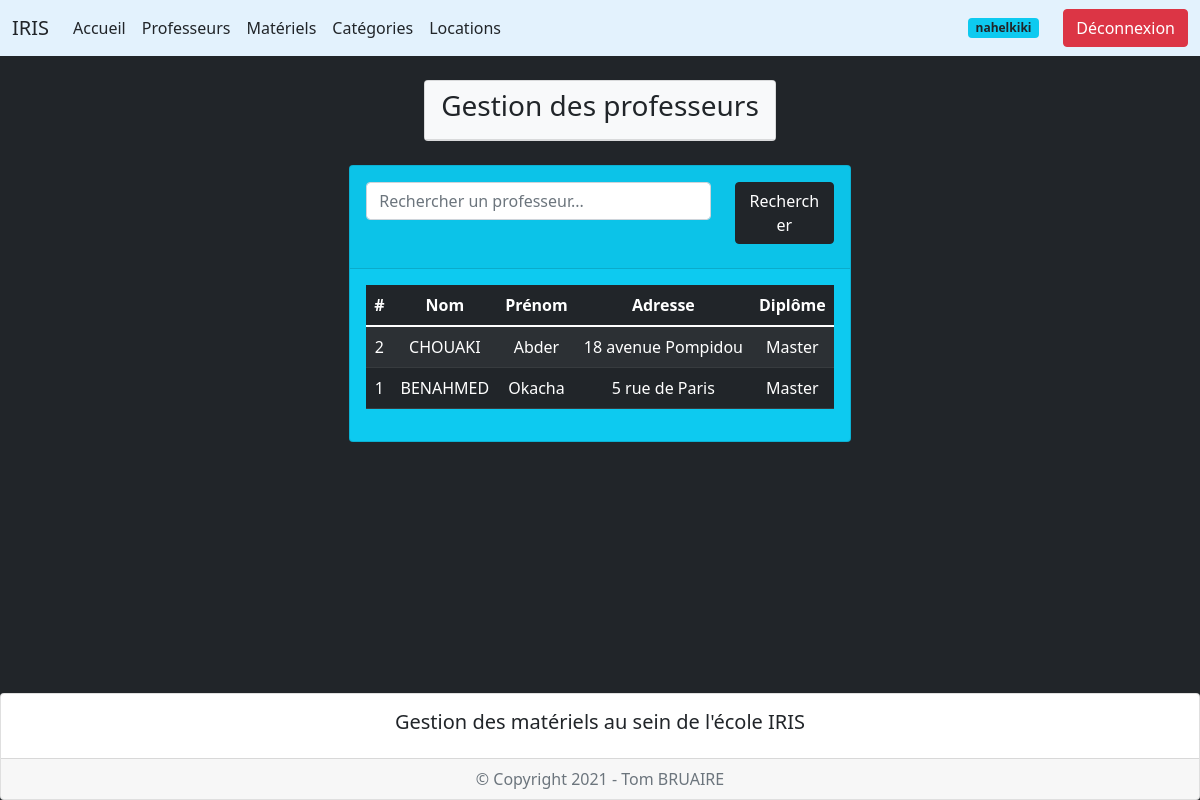
The page /index.php?page=1 (signed in) on the database its author committed.
### tables this page shows
create table professeurs (
    idprofesseur int(3) not null auto_increment,
    nomprofesseur varchar(50),
    prenomprofesseur varchar(50),
    adresseprofesseur varchar(255),
    diplomeprofesseur varchar(50),
    primary key (idprofesseur)
);

### controleur/config_db.php (called while the page is built)
<?php
$server = "localhost";
$bdd = "iris";
$user = "root";
$mdp = "";
?>

### controleur/controleur.class.php (called while the page is built, shortened)
<?php
require_once("modele/modele.class.php");
class Controleur {
    private $unModele;
    public function __construct($server, $bdd, $user, $mdp) {
        $this->unModele = new Modele($server, $bdd, $user, $mdp);
    }
    public function setTable($uneTable) {
        $this->unModele->setTable($uneTable);
    }
    public function selectAll($chaine = "*", $orderby) {
        return $this->unModele->selectAll($chaine, $orderby);
    }
}
?>

### vue/vue_professeurs.php (the view, shortened to what this page needs)
<div class="container mt-4 mb-5">
    <div class="row d-flex justify-content-center">
        <div class="col-auto">
            <div class="card bg-info">
                <div class="card-header">
                    <form method="post" action="" class="mt-2">
                        <div class="row mb-3">
                            <div class="col-9">
                                    <input type="search" name="mot" id="mot" placeholder="Rechercher un professeur..." class="form-control">
                            </div>
                            <div class="col-3">
                                <button type="submit" name="Rechercher" class="btn btn-dark w-100">Rechercher</button>
                            </div>
                        </div>
                    </form>
                </div>
                <div class="card-body">
                    <div class="table-responsive">
                        <table class="table table-dark table-striped text-center">
                            <thead>
                                <tr>
                                    <th scope="col">#</th>
                                    <th scope="col">Nom</th>
                                    <th scope="col">Prénom</th>
                                    <th scope="col">Adresse</th>
                                    <th scope="col">Diplôme</th>
                                </tr>
                            </thead>
                            <tbody>
                            <?php foreach ($lesProfs as $unProf) { ?>
                                <tr>
                                    <td><?= $unProf['idprofesseur']; ?></td>
                                    <td><?= $unProf['nomprofesseur']; ?></td>
                                    <td><?= $unProf['prenomprofesseur']; ?></td>
                                    <td><?= $unProf['adresseprofesseur']; ?></td>
                                    <td><?= $unProf['diplomeprofesseur']; ?></td>
                                </tr>
                            <?php } ?>
                            </tbody>
                        </table>
                    </div>
                </div>
            </div>
        </div>
    </div>
</div>

### rows shown on the page
professeurs: idprofesseur "2", nomprofesseur "CHOUAKI", prenomprofesseur "Abder", adresseprofesseur "18 avenue Pompidou", diplomeprofesseur "Master"
professeurs: idprofesseur "1", nomprofesseur "BENAHMED", prenomprofesseur "Okacha", adresseprofesseur "5 rue de Paris", diplomeprofesseur "Master"

### other values the page prints
$_SESSION['pseudouser'] "nahelkiki"
$text "Gestion des professeurs"
